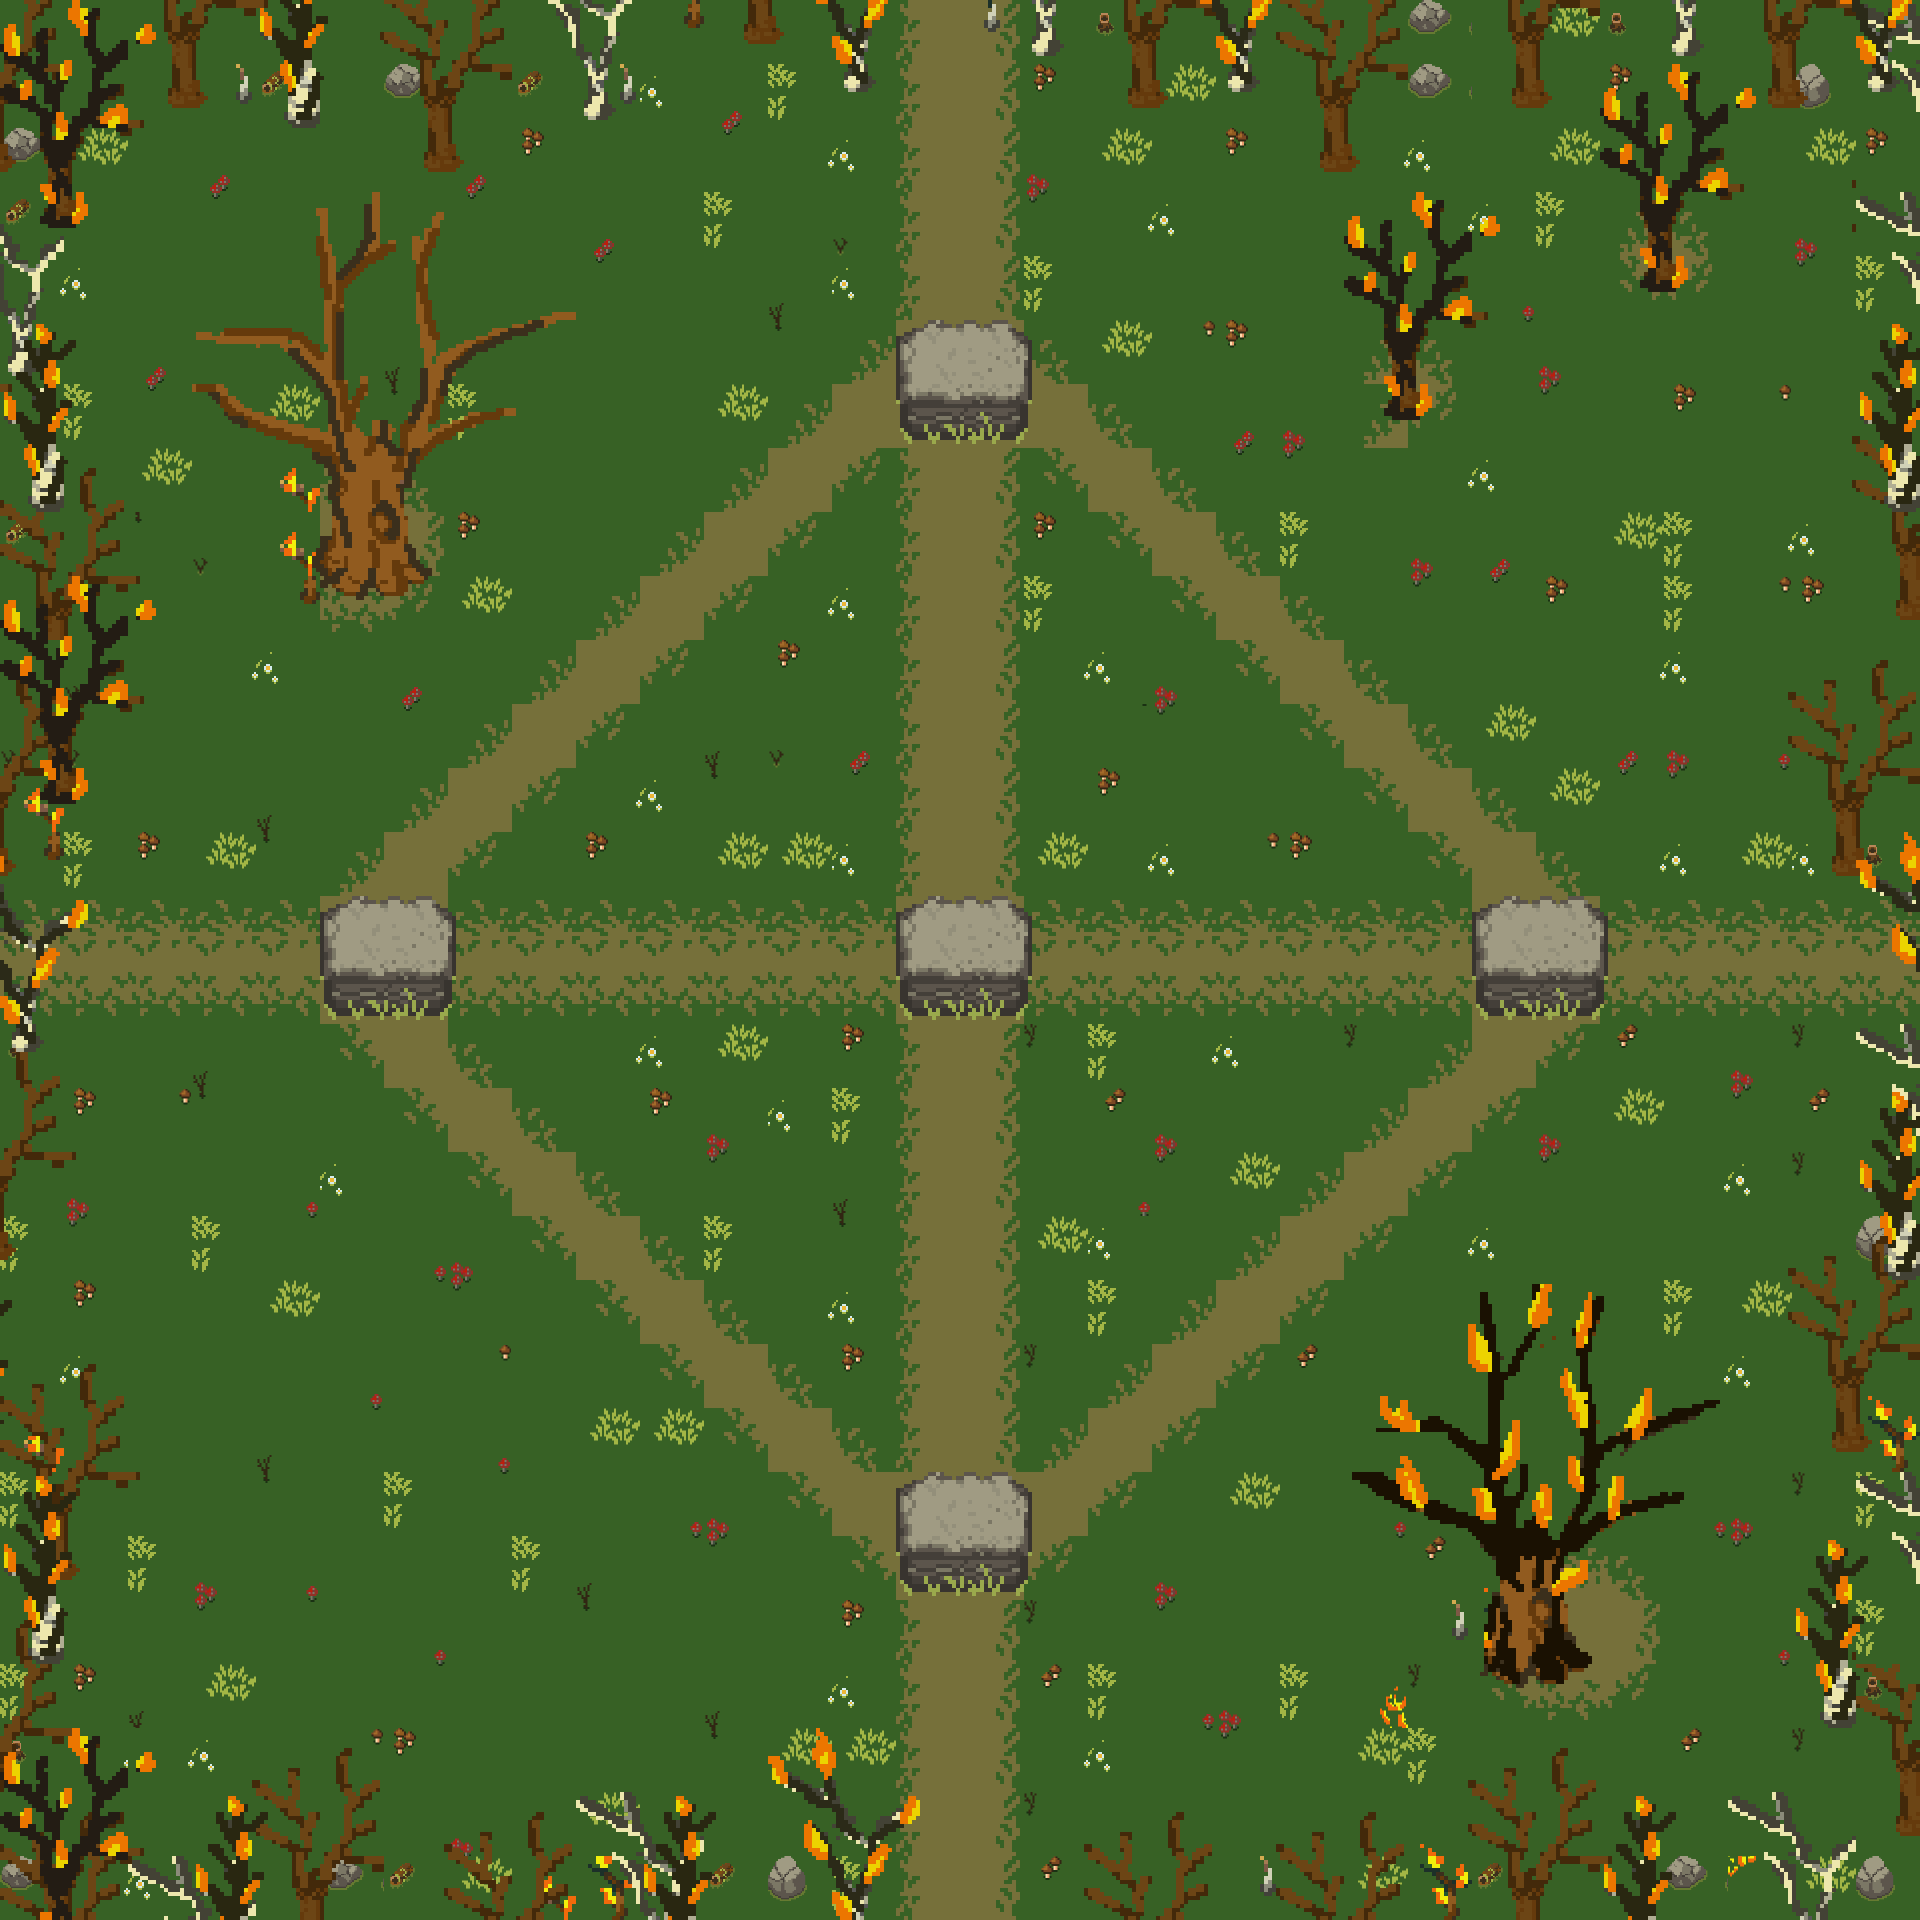

Tiled map render using the project's own tile images. Description and the map definition, with tile-layer contents summarised, below:
An orthogonal 30x30 tile map with 64x64 px tiles, 5 tile layers (Pasto Base, Path, Groundstuff, Arboles, ...), 14 tilesets and 56 objects (46x colisiones, 9x pop).

<map version="1.10" tiledversion="1.10.2" orientation="orthogonal" renderorder="right-down" width="30" height="30" tilewidth="64" tileheight="64" infinite="0" nextlayerid="10" nextobjectid="186">
 <tileset firstgid="1" name="Piso.cemen" tilewidth="64" tileheight="64" tilecount="16" columns="4">
  <image source="../Sets/Piso.cemen.png" width="256" height="256" />
 </tileset>
 <tileset firstgid="17" name="PisoObscuro" tilewidth="64" tileheight="64" tilecount="16" columns="4">
  <image source="../Sets/PisoObscuro.png" width="256" height="256" />
 </tileset>
 <tileset firstgid="33" name="Camino" tilewidth="64" tileheight="64" tilecount="16" columns="4">
  <image source="../Sets/Camino.png" width="256" height="256" />
 </tileset>
 <tileset firstgid="49" name="Arbol1" tilewidth="64" tileheight="64" tilecount="32" columns="4">
  <image source="../Sets/Arbol1.png" width="256" height="512" />
 </tileset>
 <tileset firstgid="81" name="Arbol2" tilewidth="64" tileheight="64" tilecount="16" columns="4">
  <image source="../Sets/Arbol2.png" width="256" height="256" />
 </tileset>
 <tileset firstgid="97" name="Arbol4" tilewidth="64" tileheight="64" tilecount="64" columns="8">
  <image source="../Sets/Arbol4.png" width="512" height="512" />
 </tileset>
 <tileset firstgid="161" name="Arbol4Quemado" tilewidth="64" tileheight="64" tilecount="64" columns="8">
  <image source="../Sets/Arbol4Quemado.png" width="512" height="512" />
 </tileset>
 <tileset firstgid="225" name="Arbol3Quemado" tilewidth="64" tileheight="64" tilecount="16" columns="4">
  <image source="../Sets/Arbol3Quemado.png" width="256" height="256" />
 </tileset>
 <tileset firstgid="241" name="Arbol2Quemado" tilewidth="64" tileheight="64" tilecount="16" columns="4">
  <image source="../Sets/Arbol2Quemado.png" width="256" height="256" />
 </tileset>
 <tileset firstgid="257" name="arbol1Quemado" tilewidth="64" tileheight="64" tilecount="16" columns="4">
  <image source="../Sets/arbol1Quemado.png" width="256" height="256" />
 </tileset>
 <tileset firstgid="273" name="PalitosEnFuego" tilewidth="64" tileheight="64" tilecount="16" columns="4">
  <image source="../Sets/PalitosEnFuego.png" width="256" height="256" />
 </tileset>
 <tileset firstgid="289" name="PastoFuego" tilewidth="64" tileheight="64" tilecount="16" columns="4">
  <image source="../Sets/PastoFuego.png" width="256" height="256" />
 </tileset>
 <tileset firstgid="305" name="Brotes" tilewidth="64" tileheight="64" tilecount="64" columns="8">
  <image source="../Sets/Brotes.png" width="512" height="512" />
 </tileset>
 <tileset firstgid="369" name="PalosYPiedras" tilewidth="64" tileheight="64" tilecount="9" columns="3">
  <image source="../Sets/PalosYPiedras.png" width="206" height="206" />
 </tileset>
 <layer id="1" name="Pasto Base" width="30" height="30">
  <data>[900 cells, 900 non-empty, 3 distinct tile ids]</data>
 </layer>
 <layer id="2" name="Path" width="30" height="30">
  <data>[900 cells, 567 non-empty, 42 distinct tile ids]</data>
 </layer>
 <layer id="3" name="Groundstuff" width="30" height="30">
  <data>[900 cells, 5 non-empty, 4 distinct tile ids]</data>
 </layer>
 <layer id="4" name="Arboles" width="30" height="30">
  <data>[900 cells, 308 non-empty, 113 distinct tile ids]</data>
 </layer>
 <layer id="5" name="ArbolesQuemados" width="30" height="30">
  <data>[900 cells, 149 non-empty, 34 distinct tile ids]</data>
 </layer>
 <objectgroup color="#aa0000" id="7" name="colisiones">
  <object id="1" x="896" y="338" visible="0">
   <polygon points="0,0 35.5,-18.5 101,-18 112,-19 128.5,-5.5 135,3 136,66 132,66 131.5,93 124.5,100.5 13.5,100 4.5,86.5" />
  </object>
  <object id="23" name="colisiones" x="1486" y="1574" width="85.5" height="111" />
  <object id="25" name="colisiones" x="1474.5" y="896.5" width="133.5" height="118.5" />
  <object id="28" name="colisiones" x="899.5" y="899.5" width="132" height="115" />
  <object id="30" name="colisiones" x="324" y="895" width="132" height="120.5" />
  <object id="32" name="colisiones" x="897.5" y="1474.5" width="134.5" height="117" />
  <object id="35" name="colisiones" x="897" y="320.5" width="135" height="121" />
  <object id="37" name="colisiones" x="1383.33" y="328.333" width="39" height="91" />
  <object id="39" name="colisiones" x="1637.67" y="202" width="39" height="89.6667" />
  <object id="41" name="colisiones" x="326.5" y="478.5" width="85" height="116" />
  <object id="72" name="colisiones" x="1836" y="794" width="30" height="76" />
  <object id="77" name="colisiones" x="1816" y="1648" width="40" height="72" />
  <object id="95" name="colisiones" x="9.48851" y="0" width="410.378" height="116.234" />
  <object id="96" name="colisiones" x="422.239" y="85.3966" width="37.954" height="85.3966" />
  <object id="98" name="colisiones" x="464.937" y="109.118" width="2.37213" />
  <object id="99" name="colisiones" x="467.309" y="4.74426" width="156.56" height="104.374" />
  <object id="101" name="colisiones" x="626.242" y="7.11638" width="177.91" height="21.3491" />
  <object id="102" name="colisiones" x="799.407" y="7.11638" width="78.2802" height="85.3966" />
  <object id="103" name="colisiones" x="880.059" y="4.74426" width="142.328" height="9.48851" />
  <object id="104" name="colisiones" x="1020.01" y="14.2328" width="37.954" height="35.5819" />
  <object id="105" name="colisiones" x="1076.95" y="42.6983" width="2.37213" />
  <object id="106" name="colisiones" x="1048.48" y="2.37213" width="78.2802" height="26.0934" />
  <object id="107" name="colisiones" x="1124.39" y="26.0934" width="125.723" height="75.9081" />
  <object id="108" name="colisiones" x="1250.11" y="7.11638" width="73.536" height="59.3032" />
  <object id="109" name="colisiones" x="1321.28" y="61.6753" width="35.5819" height="109.118" />
  <object id="110" name="colisiones" x="1359.23" y="47.4426" width="149.444" height="35.5819" />
  <object id="111" name="colisiones" x="1506.3" y="42.6983" width="42.6983" height="61.6753" />
  <object id="112" name="colisiones" x="1549" y="4.74426" width="201.631" height="54.5589" />
  <object id="113" name="colisiones" x="1757.75" y="52.1868" width="156.56" height="52.1868" />
  <object id="114" name="colisiones" x="1897.7" y="87.7687" width="18.977" height="528.984" />
  <object id="115" name="colisiones" x="1895.33" y="614.381" width="14.2328" height="578.799" />
  <object id="116" name="colisiones" x="1864.49" y="1209.79" width="49.8147" height="64.0474" />
  <object id="117" name="colisiones" x="1836.03" y="1373.46" width="23.7213" height="73.536" />
  <object id="118" name="colisiones" x="1900.07" y="1278.58" width="21.3491" height="635.73" />
  <object id="120" name="colisiones" x="-2.37213" y="106.746" width="75.9081" height="123.351" />
  <object id="121" name="colisiones" x="-7.11638" y="230.096" width="37.954" height="189.77" />
  <object id="122" name="colisiones" x="9.48851" y="419.867" width="54.5589" height="97.2572" />
  <object id="123" name="colisiones" x="0" y="514.752" width="35.5819" height="372.424" />
  <object id="124" name="colisiones" x="21.3491" y="714.01" width="61.6753" height="97.2572" />
  <object id="126" name="colisiones" x="2.37213" y="887.176" width="14.2328" height="614.381" />
  <object id="127" name="colisiones" x="4.74426" y="1494.44" width="68.7917" height="94.8851" />
  <object id="129" name="colisiones" x="-4.74426" y="1591.7" width="61.6753" height="329.726" />
  <object id="130" name="colisiones" x="23.7213" y="1864.49" width="858.71" height="59.3032" />
  <object id="131" name="colisiones" x="877.687" y="1897.7" width="621.497" height="18.977" />
  <object id="132" name="colisiones" x="1501.56" y="1873.98" width="42.6983" height="45.0704" />
  <object id="133" name="colisiones" x="1539.51" y="1890.59" width="379.54" height="28.4655" />
  </objectgroup>
 <objectgroup id="9" name="Calque d'Objets 2">
  <!-- 9 objects omitted --></objectgroup>
</map>
<!-- 10 of 56 objects omitted -->
